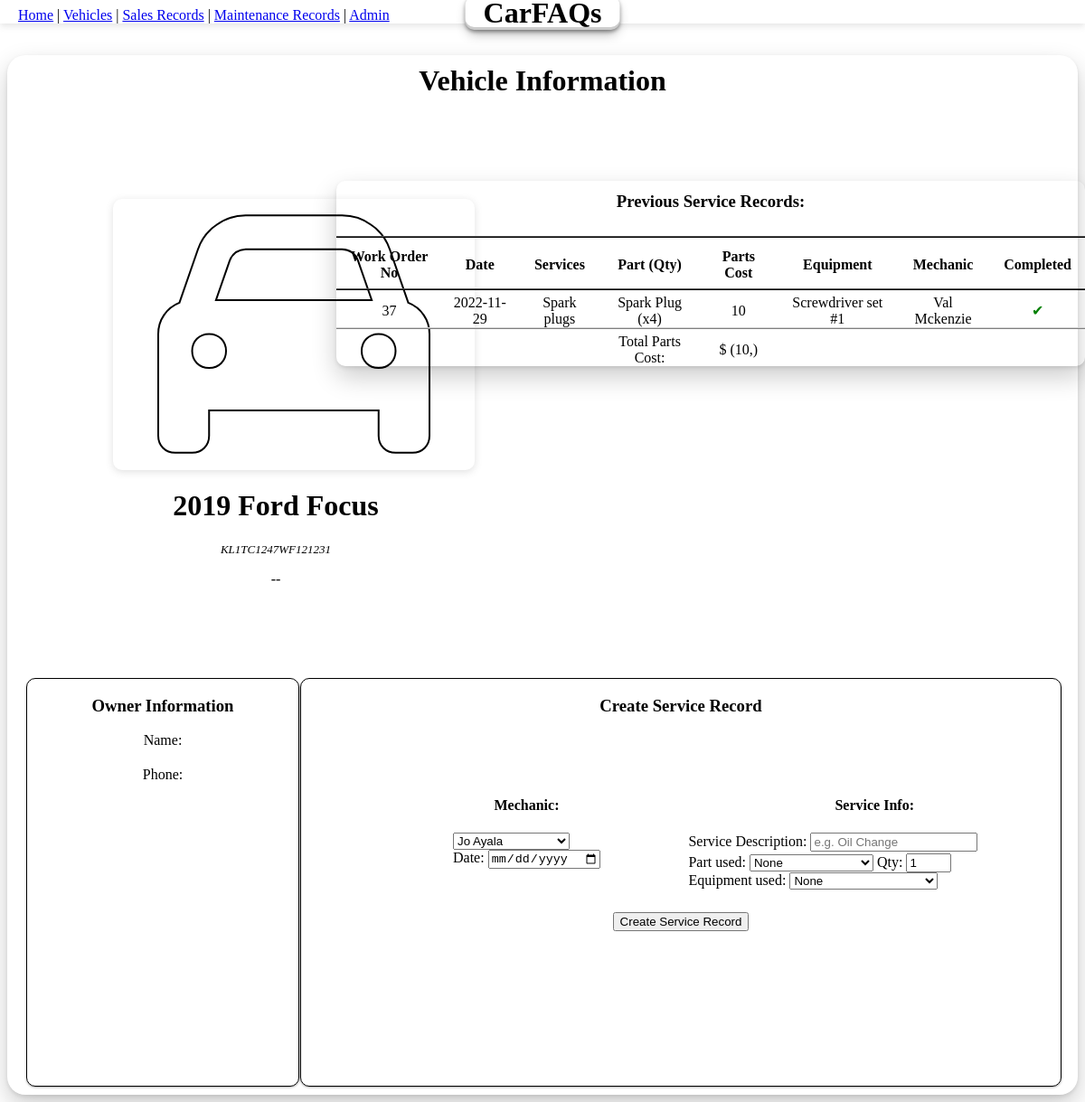
The page /cars/KL1TC1247WF121231/0 on the database its author committed.
### app.py (models this page shows, shortened)
class Vehicle(db.Model):
    v_VIN = db.Column(db.String, primary_key = True)
    v_year = db.Column(db.Integer, unique = False)
    v_make = db.Column(db.String, unique = False)
    v_model = db.Column(db.String, unique = False)
    v_trim = db.Column(db.Integer, unique = False)
    v_color = db.Column(db.Integer, nullable = True, unique = False)
    v_MSRP = db.Column(db.Float, unique = False)
    v_status = db.Column(db.String, unique = False)

class Service(db.Model):
    sv_workOrderNo = db.Column(db.Integer, primary_key = True)
    sv_serviceType = db.Column(db.String, unique = False)
    sv_date = db.Column(db.String, unique = False)
    sv_VIN = db.Column(db.String, unique = False)
    sv_partKey = db.Column(db.Integer, unique = False)
    sv_equipmentKey = db.Column(db.Integer, unique = False)
    sv_cID = db.Column(db.Integer, unique = False)
    sv_mID = db.Column(db.Integer, unique = False)
    sv_partCost = db.Column(db.Integer, unique = False)
    sv_partQty = db.Column(db.Integer, unique = False)
    sv_completed = db.Column(db.Boolean, unique = False)

class Part(db.Model):
    p_partKey = db.Column(db.Integer, primary_key = True)
    p_partName = db.Column(db.String, unique = False)
    p_isOEM = db.Column(db.Boolean, unique = False)
    p_partCost = db.Column(db.Float, unique = False)

class Equipment(db.Model):
    e_equipmentKey = db.Column(db.Integer, primary_key = True)
    e_name = db.Column(db.String, unique = False)
    e_comment = db.Column(db.String, unique = False)

class Mechanic(db.Model):
    m_ID = db.Column(db.Integer, primary_key = True)
    m_name = db.Column(db.String, unique = False)
    m_position = db.Column(db.String, unique = False)

### app.py (the view, shortened to what this page needs)
@app.route('/cars/<string:vin>/<int:button>', methods = ['GET', 'POST'])  #Link to individually selected vehicle by VIN
def thisCar(vin,button):
    if request.form.get('action0') == 'DONE':
        workNo = request.form.get("workNo")
        workOrder = Service.query.filter_by(sv_workOrderNo=workNo).first()
        workOrder.sv_completed = True
        db.session.commit()
    x=True
    car = Vehicle.query.filter_by(v_VIN=vin).first()
    salesperson = Salesperson.query.all()
    mechanic = Mechanic.query.all()
    part = Part.query.all()
    equipment = Equipment.query.all()
    serviceRecords = (Service.query.filter_by(sv_VIN=vin)
                                    .outerjoin(Mechanic, Mechanic.m_ID==Service.sv_mID)
                                    .outerjoin(Part, Part.p_partKey==Service.sv_partKey)
                                    .outerjoin(Equipment, Equipment.e_equipmentKey==Service.sv_equipmentKey)
                                    .add_columns(Service.sv_workOrderNo,Service.sv_date,Service.sv_serviceType,Service.sv_equipmentKey,
                                                 Service.sv_partQty,Service.sv_completed,Service.sv_partKey,Service.sv_partCost,
                                                 Mechanic.m_name, Part.p_partName, Equipment.e_name)
                                    .all())
    sum = Service.query.with_entities(func.sum(Service.sv_partCost)).filter_by(sv_VIN=vin).first()
    if (bool(Sales.query.filter_by(s_VIN=vin).first())):
        print("Sales Record Exists")
        sales = Sales.query.filter_by(s_VIN=vin).first()
        x = False
        owner = Customer.query.filter_by(c_ID=sales.s_cID).first()
    elif(bool(Service.query.filter_by(sv_VIN=vin).first())):
        service = Service.query.filter_by(sv_VIN=vin).first()
        print("\n\n\t\tsvCID",service.sv_cID)
        print("Service Record Exists")
        x = False
        owner = Customer.query.filter_by(c_ID=service.sv_cID).first()
    elif(bool(CarOwner.query.filter_by(co_VIN=vin).first())):
        x = False
        cowner = CarOwner.query.filter_by(co_VIN=vin).first()
        owner = Customer.query.filter_by(c_ID=cowner.co_cID).first()
        print("in else",owner.c_name)
    else:
        owner = Customer.query.first()
    return render_template('selectedcar.html', thisCar=car, sper=salesperson, mech=mechanic,
                                                carForSale=x, owner=owner, service=serviceRecords,
                                                part=part, equip=equipment, sum=sum)

### templates/selectedcar.html (shortened to what this page needs)
<html>
    <link rel="stylesheet" href="{{ url_for('static', filename='css/login.css') }}">
    <div class = "transbox">
    <head>
        <div class="headerbar">
            <div class="headerbar-Links">
                <p><a href={{ url_for('home') }}>Home</a> |
                    <a href={{ url_for('cars') }}>Vehicles</a> |
                    <a href={{ url_for('sales') }}>Sales Records</a> |
                    <a href={{ url_for('maint') }}>Maintenance Records</a> |
                    <a href={{ url_for('admin') }}>Admin</a>
                    </p>
                <div class="headerbar-Title">
                    <h1 class="title">CarFAQs</h1>
                </div>
            </div>
        </div>
    </head>
    <body>
        <div class="carbox">
            <h1 class="pagetitle">Vehicle Information</h1>
        <div class="carinfobox">
                <h2><i id='car' class='fas fa-car' style='font-size:300px;
                    background:radial-gradient(circle farthest-corner at 0px 40px,{{thisCar.v_color}} 70%, #0000001f, {{thisCar.v_color}});
                                                        -webkit-background-clip: text;'></i></h2>
                <h1>{{thisCar.v_year}} {{thisCar.v_make}} {{thisCar.v_model}}</h1>
                <p style="font-style:italic;font-size:small;">{{thisCar.v_VIN}}</p>
                {% if carForSale==True %}
                <p style="font-style:bold;font-size:xxlarge;">${{thisCar.v_MSRP}}</p>
                {% else %}
                <p style="font-style:bold;font-size:xxlarge;">--</p>
                {% endif %}
            </div>
            <div class="carrecordbox">
                <table class="serviceTable">
                    <tr>
                        <th colspan="8"><h3>Previous Service Records:</h3></th>
                    </tr>
                    <tr>
                        <th>Work Order No</th>
                        <th>Date</th>
                        <th>Services</th>
                        <th>Part (Qty)</th>
                        <th>Parts Cost</th>
                        <th>Equipment</th>
                        <th>Mechanic</th>
                        <th>Completed</th>
                    </tr>
                    {% for serv in service %}
                    <tr>
                        <td>{{ serv.sv_workOrderNo }}</td>
                        <td>{{ serv.sv_date }}</td>
                        <td>{{ serv.sv_serviceType }}</td>
                        <td>{{ serv.p_partName }} (x{{ serv.sv_partQty }})</td>
                        <td>{{ serv.sv_partCost }}</td>
                        <td>{{ serv.e_name }}</td>
                        <td>{{ serv.m_name }}</td>
                        <td>{% if serv.sv_completed is sameas True%}
                            <p style="color:green;">&#10004;</p>
                            {% else %}
                            <p style="color:red;display:inline;">&#10006;</p>
                                                                <form class="complete" method="POST" action="/cars/{{thisCar.v_VIN}}/0">
                                                                    <input type="submit" value="DONE" name="action0"/>
                                                                    <input type="hidden" name="workNo" value={{serv.sv_workOrderNo}}  />
                                                                </form>
                            {% endif %}</td>
                    </tr>
                    {% endfor %}
                    <tr>
                        <td></td>
                        <td></td>
                        <td></td>
                        <td>Total Parts Cost:</td>
                        <td>$ {{sum}}</td>
                        <td></td>
                        <td></td>
                        <td></td>
                    </tr>
                </table>
            </div>
            <div class="float-container">
               {% if carForSale==True %}
                <div class="salesbox">
                    <h3>Create Invoice</h3>
                    <form method="POST" action="/cars/{{thisCar.v_VIN}}/1">
                        Salesperson:
                        <br>
                        <select name="sper"
                            {% for person in sper %}
                            <option value="{{person.sp_ID}}">{{person.sp_name}}</option>
                            {% endfor %}
                        </select>
                        <br>
                        <label for="date">Date:</label>
                        <input type="date" value="<?php echo $today; ?>" id="date" name="date">
                        <br><br>
                        Customer Info:
                        <br>
                        <input type="text" name="custName" onfocus="this.value=''" placeholder="Customer Name">
                        <br>
                        <input type="text" name="custNo" onfocus="this.value=''" placeholder="Customer Phone">
                        <br><br>
                        Total Sale Price:
                        <br>
                        <input type="text" name="totalPrice" onfocus="this.value=''" placeholder="Total" style="max-width:75px;">
                        <br><br>
                        <input type="submit" value="Create Invoice">
                    </form>
                </div>
                {% else %}
                <div class="salesbox">
                    <h3>Owner Information</h3>
                    <form method="GET" action="/cars/{{thisCar.v_VIN}}/0">
                        Name:
                        <br>
                        Phone:
                        <br>
                    </form>
                </div>
                {% endif %}
                <div class="repairbox">
                    <h3>Create Service Record</h3>
                    <form method="POST" action="/cars/{{thisCar.v_VIN}}/2">
                        <div class="mechInfoBox">
                            <h4>Mechanic:</h4>
                            <select name="mech"
                                {% for personm in mech %}
                                <option value="{{personm.m_ID}}" SELECTED>{{personm.m_name}}</option>
                                {% endfor %}
                            </select>
                            <br>
                            <label for="date">Date:</label>
                            <input type="date" value="<?php echo $today; ?>" id="date" name="date">
                            <br><br>
                        </div>
                        <div class="serviceInfoBox">
                            <h4>Service Info:</h4>
                            <label for="services">Service Description:</label>
                            <input type="text" name="services" onfocus="this.value=''" placeholder="e.g. Oil Change" style="max-width:300px;">
                            <br>
                            <label for="part">Part used:</label>
                            <select name="part">
                                <option value="" SELECTED>None</option>
                            </select>
                            <label for="quantity">Qty:</label>
                            <input type="number" id="quantity" name="quantity" min="0" max="99" step="1" value="1" style="max-width:50px;">
                            <br>
                            <label for="equip">Equipment used:</label>
                            <select name="equip">
                                <option value="" SELECTED>None</option>
                            </select>
                            <br>
                        </div>
                        <br><br><br><br><br><br><br><br>
                        <input class="createServ" type="submit" value="Create Service Record">
                    </form>
                </div>
            </div>
        </div>
    </div>
    </body>
</html>

### static/css/login.css (style rules this page uses)
h1 { text-align: center; }
table { border-radius: 10px; border-collapse: collapse; margin-left: auto; margin-right: auto; box-shadow: rgba(0, 0, 0, 0.2) 0px 12px 28px 0px, rgba(0, 0, 0, 0.1) 0px 2px 4px 0px, rgba(255, 255, 255, 0.05) 0px 0px 0px 1px inset; }
th { border-bottom: 2px inset black; padding: 12px 15px 8px 15px; }
td ,tr { padding: 5px 10px 0px 10px; justify-content: center; text-align: center; }
td { border-top: 2px inset lightgray; }
.float-container { border: 3px solid #fff; padding: 20px; }
.salesbox, .repairbox { float: left; border: 1px solid black; margin-left: 9px; border-radius: 10px; box-shadow: rgba(61, 61, 61, 0.12) 0px 1px 3px, rgba(0, 0, 0, 0.24) 0px 1px 2px; justify-content: center; text-align: center; padding-bottom: 20px; }
.salesbox { width: 25%; top: 750px; left: 20; position: absolute; min-height: 430px; }
.repairbox { width: 70%; top: 750px; right: 26; position: absolute; min-height: 430px; }
.mechinfoBox { float: left; text-align: left; position: relative; left: 20%; top: 50px; }
input[type=submit].createServ { position:relative; top: 55px; }
.serviceInfoBox { float: right; text-align: left; width:49%; position: relative; top: 50px; }
.carinfobox { float: left; width: 30%; text-align: center; position: absolute; top: 200px;; left:125; }
.carrecordbox { float: right; width: 69%; position: absolute; top: 200px; right: 0%; }
h4 { text-align: center; }
.carbox { border-radius: 20px; box-shadow: rgba(0, 0, 0, 0.2) 0px 12px 28px 0px, rgba(0, 0, 0, 0.1) 0px 2px 4px 0px, rgba(255, 255, 255, 0.05) 0px 0px 0px 1px inset; min-height:1150px; margin-top: 35px; }
input[type=text] { margin-bottom:2px; }
.headerbar { background-color: white; position: relative; margin: -18px -8px 0px -8px; box-shadow: rgba(99, 99, 99, 0.2) 0px 2px 8px 0px; }
.headerbar-Links { text-align: left; padding: 2px 0px 0px 20px; }
h1.title { font-weight:900; position:absolute; left: 50%; transform: translateX(-50%); top: -15px; background-color: white; border-radius: 10px; padding: 0px 20px; box-shadow: rgba(0, 0, 0, 0.4) 0px 2px 4px, rgba(0, 0, 0, 0.3) 0px 7px 13px -3px, rgba(0, 0, 0, 0.2) 0px -3px 0px inset; }
h1.pagetitle { padding-top: 10px; }
#car { padding: 0px 50px; border-radius: 10px; box-shadow: rgba(99, 99, 99, 0.2) 0px 2px 8px 0px; -webkit-text-fill-color: transparent; -webkit-text-stroke-width: 2px; -webkit-text-stroke-color: black; animation: animate 5s infinite; }

### rows shown on the page
Vehicle: v_year "2019", v_make "Ford", v_model "Focus", v_VIN "KL1TC1247WF121231"
Service: sv_workOrderNo "37", sv_date "2022-11-29", sv_serviceType "Spark plugs", p_partName "Spark Plug", sv_partQty "4", sv_partCost "10", e_name "Screwdriver set #1", m_name "Val Mckenzie"

### other values the page prints
{{ sum }} "(10,)"
form field mech "Jo Ayala"
